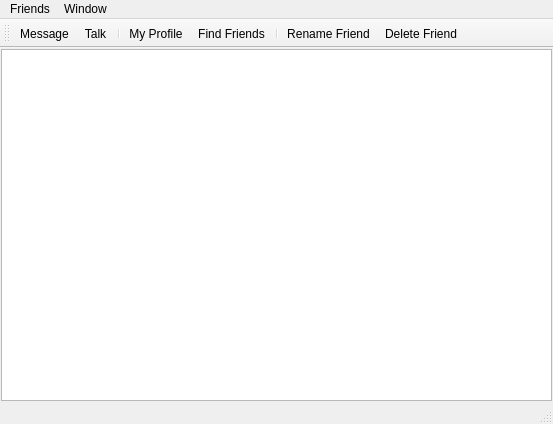
<?xml version="1.0" encoding="UTF-8"?>
<ui version="4.0">
 <class>MainWindow</class>
 <widget class="QMainWindow" name="MainWindow">
  <property name="geometry">
   <rect>
    <x>0</x>
    <y>0</y>
    <width>553</width>
    <height>424</height>
   </rect>
  </property>
  <property name="windowTitle">
   <string>MettaNode</string>
  </property>
  <widget class="QWidget" name="centralwidget">
   <layout class="QVBoxLayout" name="verticalLayout">
    <property name="spacing">
     <number>0</number>
    </property>
    <property name="leftMargin">
     <number>1</number>
    </property>
    <property name="topMargin">
     <number>1</number>
    </property>
    <property name="rightMargin">
     <number>1</number>
    </property>
    <property name="bottomMargin">
     <number>1</number>
    </property>
    <item>
     <widget class="QListView" name="peerlist"/>
    </item>
   </layout>
  </widget>
  <widget class="QMenuBar" name="menubar">
   <property name="geometry">
    <rect>
     <x>0</x>
     <y>0</y>
     <width>553</width>
     <height>22</height>
    </rect>
   </property>
   <property name="autoFillBackground">
    <bool>false</bool>
   </property>
   <property name="defaultUp">
    <bool>false</bool>
   </property>
   <property name="nativeMenuBar">
    <bool>true</bool>
   </property>
   <widget class="QMenu" name="menuFriends">
    <property name="title">
     <string>Friends</string>
    </property>
    <addaction name="actionMessage"/>
    <addaction name="actionTalk"/>
    <addaction name="separator"/>
    <addaction name="actionFind_Friends"/>
    <addaction name="actionRename_Friends"/>
    <addaction name="actionDelete_Friend"/>
   </widget>
   <widget class="QMenu" name="menuWindow">
    <property name="title">
     <string>Window</string>
    </property>
    <addaction name="actionFriends"/>
    <addaction name="actionSearch"/>
    <addaction name="actionDownloads"/>
    <addaction name="actionSettings"/>
    <addaction name="actionProfile"/>
    <addaction name="separator"/>
    <addaction name="actionLog_Window"/>
    <addaction name="separator"/>
    <addaction name="actionOpen_synced_files"/>
   </widget>
   <addaction name="menuFriends"/>
   <addaction name="menuWindow"/>
  </widget>
  <widget class="QStatusBar" name="statusbar"/>
  <widget class="QToolBar" name="toolBar">
   <property name="windowTitle">
    <string>toolBar</string>
   </property>
   <attribute name="toolBarArea">
    <enum>TopToolBarArea</enum>
   </attribute>
   <attribute name="toolBarBreak">
    <bool>false</bool>
   </attribute>
   <addaction name="actionMessage"/>
   <addaction name="actionTalk"/>
   <addaction name="separator"/>
   <addaction name="actionProfile"/>
   <addaction name="actionFind_Friends"/>
   <addaction name="separator"/>
   <addaction name="actionRename_Friends"/>
   <addaction name="actionDelete_Friend"/>
  </widget>
  <action name="actionAbout">
   <property name="text">
    <string>About</string>
   </property>
  </action>
  <action name="actionMessage">
   <property name="text">
    <string>Message</string>
   </property>
   <property name="shortcut">
    <string>Ctrl+M</string>
   </property>
  </action>
  <action name="actionTalk">
   <property name="text">
    <string>Talk</string>
   </property>
   <property name="shortcut">
    <string>Ctrl+T</string>
   </property>
  </action>
  <action name="actionFind_Friends">
   <property name="text">
    <string>Find Friends</string>
   </property>
   <property name="shortcut">
    <string>Ctrl+F</string>
   </property>
  </action>
  <action name="actionRename_Friends">
   <property name="text">
    <string>Rename Friend</string>
   </property>
   <property name="shortcut">
    <string>Ctrl+R</string>
   </property>
  </action>
  <action name="actionDelete_Friend">
   <property name="text">
    <string>Delete Friend</string>
   </property>
  </action>
  <action name="actionFriends">
   <property name="text">
    <string>Friends</string>
   </property>
  </action>
  <action name="actionSearch">
   <property name="text">
    <string>Search</string>
   </property>
  </action>
  <action name="actionDownloads">
   <property name="text">
    <string>Download</string>
   </property>
  </action>
  <action name="actionSettings">
   <property name="text">
    <string>Settings</string>
   </property>
  </action>
  <action name="actionLog_Window">
   <property name="text">
    <string>Log Window</string>
   </property>
  </action>
  <action name="actionOpen_synced_files">
   <property name="text">
    <string>Open synced files</string>
   </property>
  </action>
  <action name="actionProfile">
   <property name="text">
    <string>My Profile</string>
   </property>
   <property name="shortcut">
    <string>Ctrl+P</string>
   </property>
  </action>
 </widget>
 <resources/>
 <connections/>
</ui>
